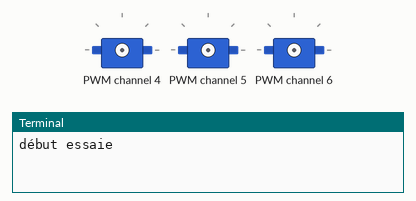
Simulated run of this program. Board: Raspberry Pi (BCM pin numbers). Parts: 3 × servo, the last lines printed to the terminal. At 14.2 s the program stops and its outputs stay as they are.

Above: at 0.1 s.
At 4.16 s:
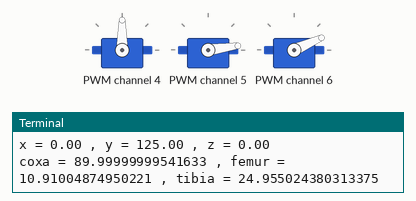
At 5.96 s:
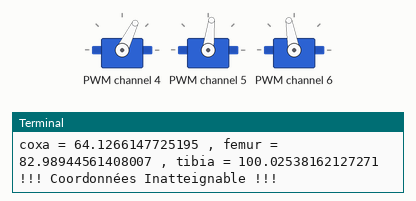
At 9.43 s:
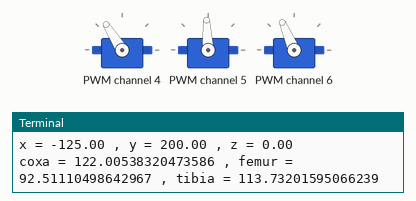
At 10.65 s:
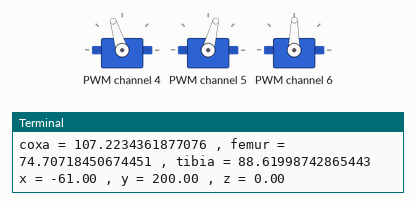
At 11.4 s:
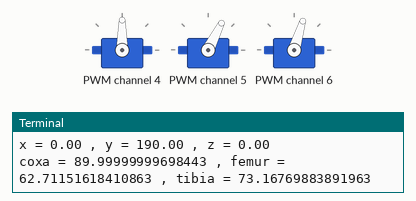
Timing chart, 0 to 13.7 s (numbered marks = the images above):
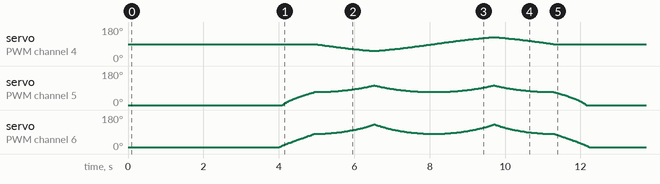

The program:

IKtest.py
```python
from adafruit_servokit import ServoKit
from hexapodLeg import Leg
import time

Right = ServoKit(channels=16 , address=0x40)
LegMR = Leg(4,Right.servo[4],Right.servo[5],Right.servo[6])

def TestMove():
    print("début essaie")
    time.sleep(2)
    LegMR.SetAngles(90,0,10)
    time.sleep(2)

    LegMR.Proceed(0,200,0)

    LegMR.Proceed(150,200,0)

    LegMR.Proceed(-150,200,0)

    LegMR.Proceed(0,200,0)

    LegMR.Proceed(0,110,0)

    time.sleep(2)
    #LegMR.SetAngles(90,0,10)

    #x =  entre -150 et 150 théorique, entre -80 à 80 pour ne pas s'entrechoquer les pattes en marchant
    #y = entre 60 et 200
    #z = 50 # 50 entre 150 et 30 avec y = 150
    #while STARTSTOP == True:

        #test x
        #MoveSelectedLegs([([1,2,3,4,5,6],-30,cEcartY,100)])
        #MoveSelectedLegs([([1,2,3,4,5,6],30,cEcartY,100)])
        #MoveSelectedLegs([([1,2,3,4,5,6],0,cEcartY,100)])

        #test y
        #LegMR.SetAngles(90,0,0)
        #time.sleep(10)
        #MoveSelectedLegs([([4],0,60,0)])
        #time.sleep(1)
        #MoveSelectedLegs([([4],0,200,0)])
        #time.sleep(1)
        #MoveSelectedLegs([([1,2,3,4,5,6],0,cEcartY,100)])


        #test z
        #MoveSelectedLegs([([1,2,3,4,5,6],0,cEcartY,30)])
        #MoveSelectedLegs([([1,2,3,4,5,6],0,cEcartY,150)])
        #MoveSelectedLegs([([1,2,3,4,5,6],0,cEcartY,100)])

    print("fin essaie")


if __name__ == "__main__":
    TestMove()
```

hexapodLeg.py
```python
from math import acos,atan2,sqrt,pi
import time

class Leg:
    """
    constantes

    """
    cSpeed = 0.009#0.003 #vitesse de mouvement d'une patte
    cCoxaLenght = 45 #longueur coxa
    cFemurLenght = 80 #longueur femur
    cTibiaLenght = 140 #longueur tibia
    cFemurMountAngle = 43 #angle d'installation du servo-moteur gérant le femur
    cTibiaMountAngle = 4 #angle d'installation du servo-moteur gérant le tibia
    cStepLenght = 30 # longueur d'un pas
    cEcartY = 110 # écartement des pattes

    """
    définition d'une patte

    """
    def __init__(self,id,coxa,femur,tibia):
        """
        id => identifiant de la patte

        front
        1   2
         \ /
       3 -O- 4
         / \
        5   6
        back

        coxa , femur , tibia => adresse des servos

        """
        self.Id = id
        # patte gauche droite
        if(id == 1 or id == 3 or id == 5):
            self.Invert = True
        else:
            self.Invert = False
        # patte avant milieu arrière
        if(id == 1 or id == 2 ):
            self.AjustCoorDir = 1
        elif(id == 3 or id == 4 ):
            self.AjustCoorDir = 0
        else:
            self.AjustCoorDir = -1
        self.Coxa = coxa
        self.Femur = femur
        self.Tibia = tibia
        self.X = 0
        self.Y = Leg.cEcartY
        self.Z = 0


    def SetAngles(self,cAngle,fAngle,tAngle):
        """
        déplacemnt sur position angulaire
        avec ajustement gauche / droite + inversion de l'instalation des femurs / tibias

        """
        if(self.Invert == True):
            # coté gauche => femur et tibia sont plié à 180° et déplié à 0°, coté droit c'est l'inverse
            fAngle = 180 - fAngle
            tAngle = 180 - tAngle
            # ajustement coxa gauche droite pour s'alligner sur l'axe avant / arrière
            cAngle = 180 - cAngle
        # patch de sécurité femur
        if(fAngle > 180):
            fAngle = 180
        elif(fAngle < 0):
            fAngle = 0
        # patch de sécurité tibia
        if(tAngle > 180):
            tAngle = 180
        elif(tAngle < 0):
            tAngle = 0
        self.Coxa.angle = cAngle
        self.Femur.angle = fAngle
        self.Tibia.angle = tAngle

    def Transform(self,x,y,z):
        """
        déplacement directe à une coordonné x,y,z
        avec :
            * ajustement de la coordoné x des pattes selon : avant / arrière
            * ajustement de l'instalation de 45° des pattes avants / arrière

        """
        self.X = x
        self.Y = y
        self.Z = z

        ajustCoxa = 0
        if(self.AjustCoorDir == 1):
            ajustCoxa += 45
            x = x + Leg.cStepLenght
        elif(self.AjustCoorDir == -1):
            ajustCoxa -= 45
            x = x - Leg.cStepLenght

        angles = self.Inverse_kinematics([x,y,z])
        self.SetAngles(angles[0] + ajustCoxa, angles[1], angles[2])

    def Proceed(self,x,y,z):
        """
        déplacement progressif vers une coordonnée x,y,z

        """
        while(self.X != x or self.Y != y or self.Z != z):
            if(self.X > x):
                self.X -= 1
            elif(self.X < x):
                self.X += 1
            if(self.Y > y):
                self.Y -= 1
            elif(self.Y < y):
                self.Y += 1
            if(self.Z > z):
                self.Z -= 1
            elif(self.Z < z):
                self.Z += 1
            time.sleep(self.cSpeed) #vitesse de mouvement de la patte
            self.Transform(self.X,self.Y,self.Z)

    @staticmethod
    def Inverse_kinematics(pos):
        """
        transforme une coordonnée x,y,z en 3 angles (coxa,femur,tibia) via calcul de cynématique inverse

        """
        x, y, z = pos[0],pos[1],pos[2]

        # Avoid zero-division
        y += 0.00000001
        z += 0.00000001
        x += 0.00000001

        try:
            if(sqrt(x**2 + y**2 + z**2) > Leg.cFemurLenght + Leg.cTibiaLenght):
                print("!!! Coordonnées Inatteignable !!!")

            d = sqrt(x **2 + y**2)
            r = d - Leg.cCoxaLenght
            c = sqrt(z**2 + r**2)

            # calcule des angles en degrés
            theta1 = atan2(y, x) * 180.0 / pi
            theta2 = 180 - ( atan2(r,-z) * 180.0 / pi + acos((Leg.cFemurLenght**2 + c**2 - Leg.cTibiaLenght**2) / (2 * Leg.cFemurLenght * c)) * 180.0 / pi ) + Leg.cFemurMountAngle
            theta3 = (acos((Leg.cFemurLenght**2 + Leg.cTibiaLenght**2 - c**2) / (2 * Leg.cFemurLenght * Leg.cTibiaLenght)) * 180.0 / pi) - Leg.cTibiaMountAngle

            if __debug__:
                print(f"x = {x:.2f} , y = {y:.2f} , z = {z:.2f}")
                print(f"coxa = {theta1} , femur = {theta2} , tibia = {theta3}")

            return (theta1,theta2,theta3)

        except:
            print(f"!!!  Inverse_kinematics : échec de calcules avec x = {x} / y = {y} / z = {z}  !!!")
            # retourne la position de patte initial
            return 90,0,10

if __name__ == "__main__":
     print("!!!!!!!!!!!!!!  hexapodLeg.py n'est pas supposé être le script de démarage   !!!!!!!!!!!!!!!!!!")
```
